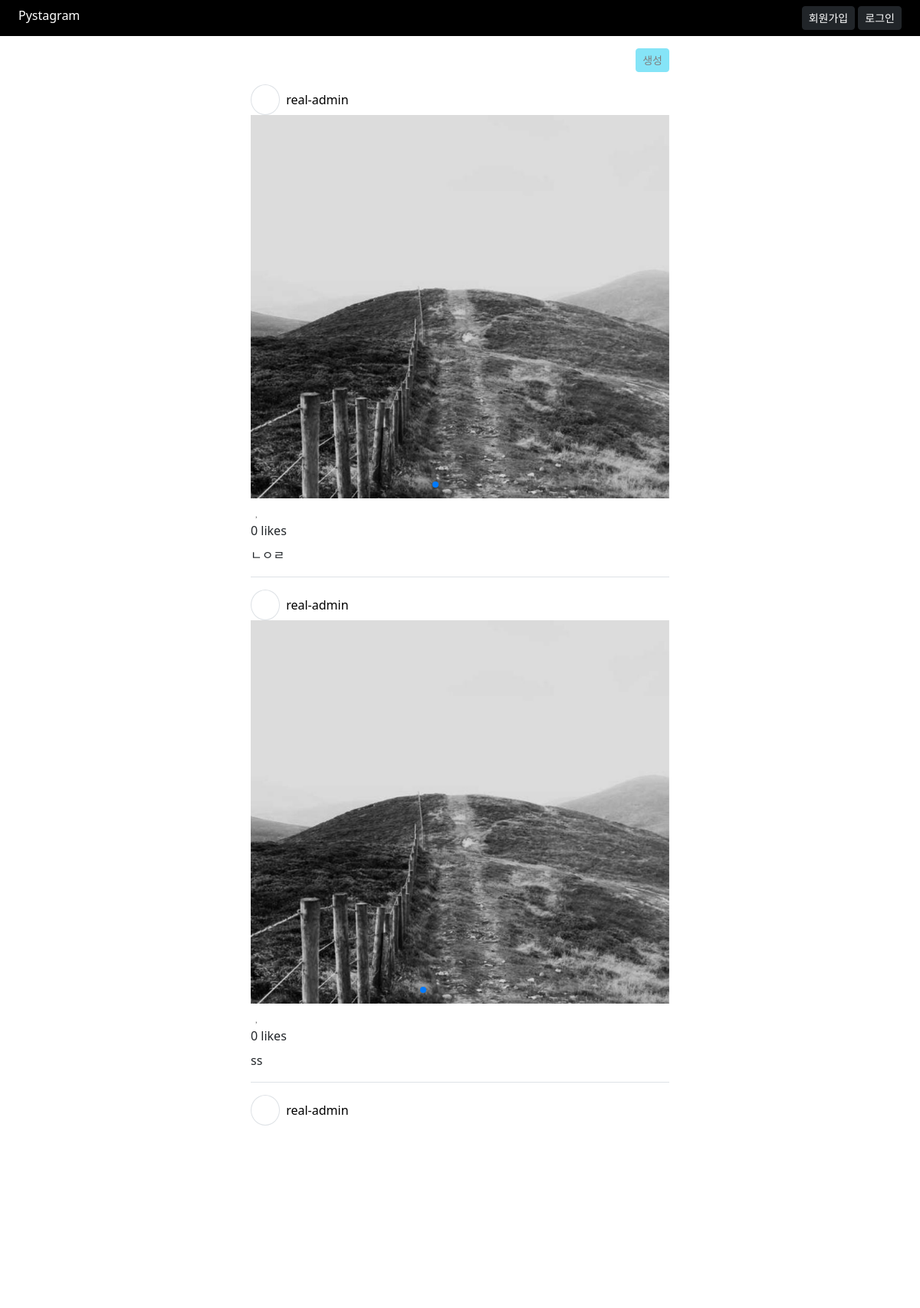
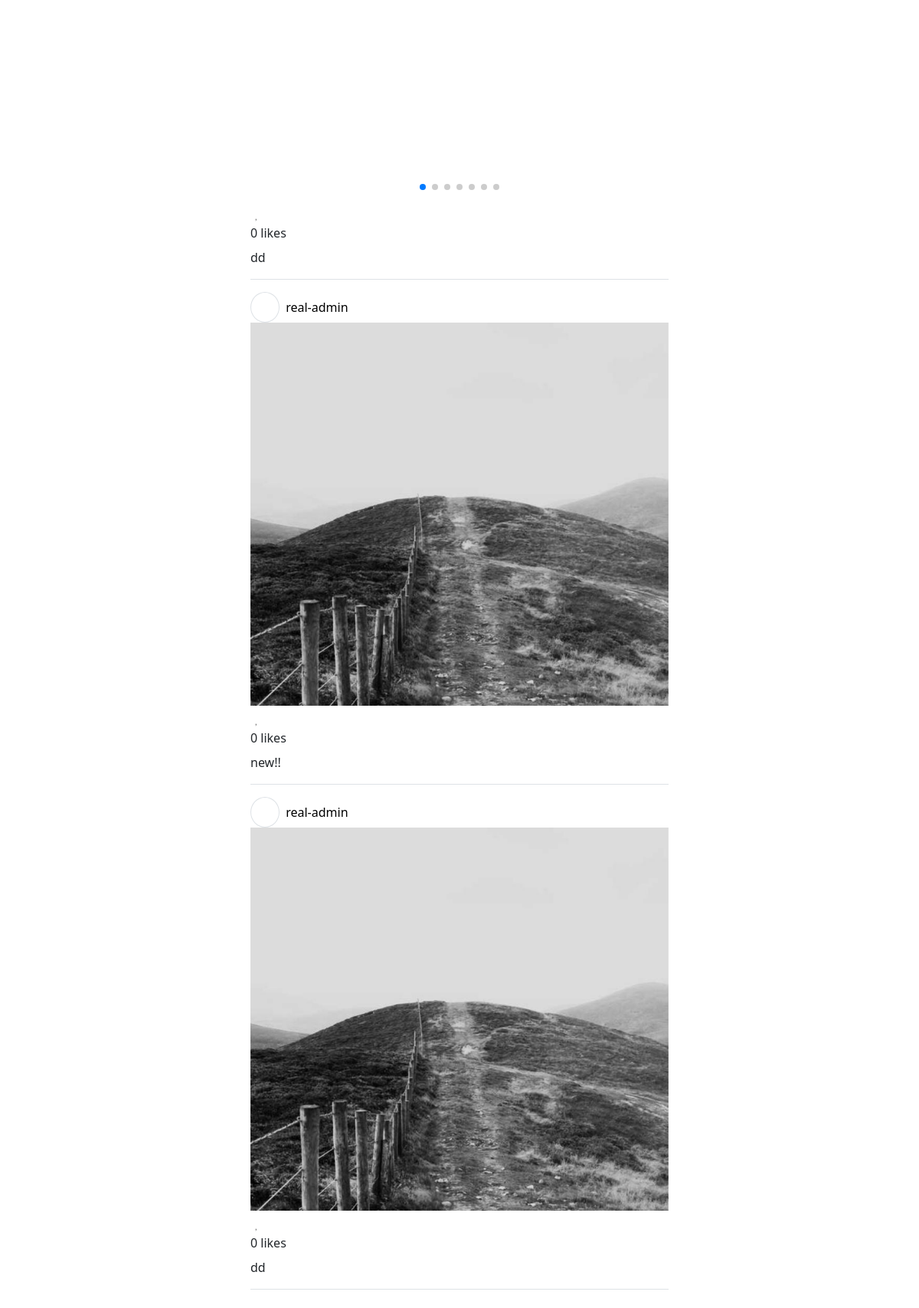
The app's page /, older data (2 pictures, top to bottom).
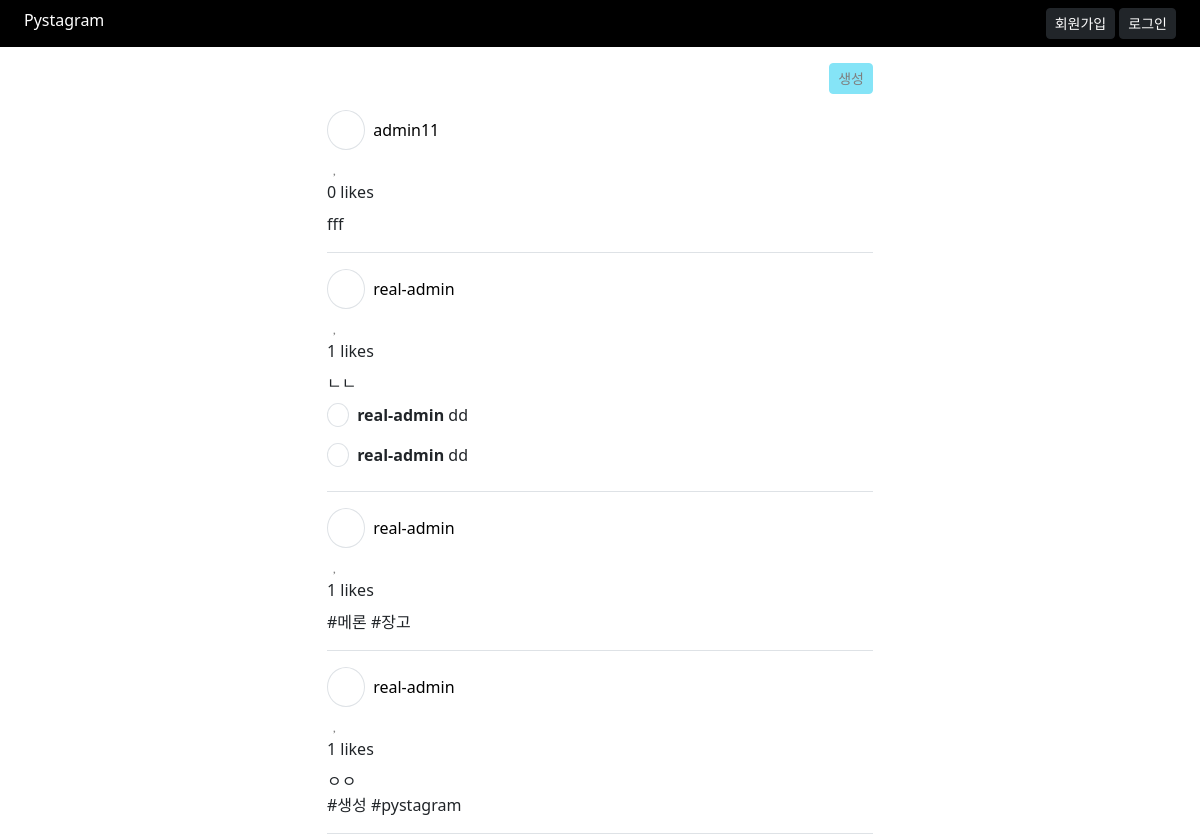
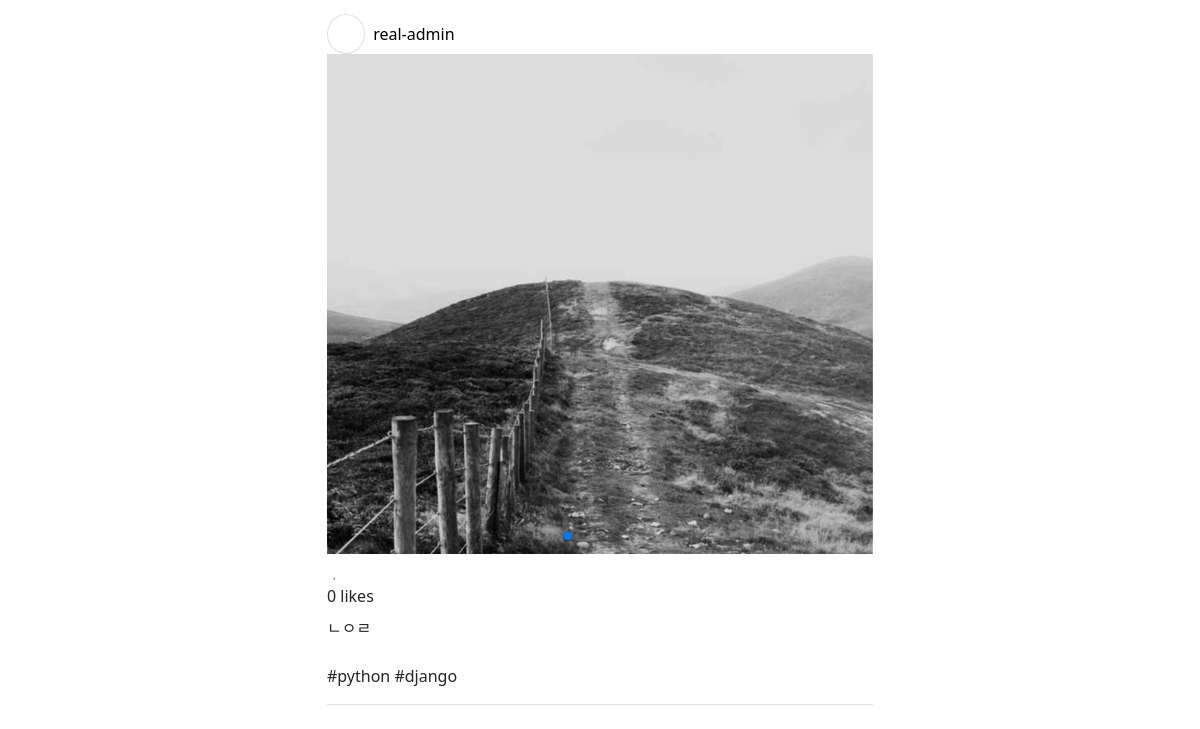
The same page, newer data (2 pictures, top to bottom).
### post/models.py (models this page shows, shortened)
class Post(TimestampModel):  # utils/models.py 에서 상속 받은 모델
    content = models.TextField('본문')
    user = models.ForeignKey(User, on_delete=models.CASCADE)  # 외례키 설정, 유저 삭제시 같이 삭제
    class Meta:
        verbose_name = '포스트'
        verbose_name_plural = '포스트 목록'

class PostImage(TimestampModel):
    post = models.ForeignKey(Post, on_delete=models.CASCADE, related_name='images')  # related_name='postimage_set'이 기본값
    image = models.ImageField('이미지', upload_to='post/%Y/%m/%d')  # 이미지 경로가 post/년/월/일
    class Meta:
        verbose_name = '이미지'
        verbose_name_plural = '이미지 목록'

class Comment(TimestampModel):
    post = models.ForeignKey(Post, related_name='comments', on_delete=models.CASCADE)
    content = models.CharField('내용', max_length=255)
    user = models.ForeignKey(User, on_delete=models.CASCADE)

### member/models.py (models this page shows, shortened)
class User(AbstractBaseUser):  # 기본 기능은 상속받아서 사용
    email = models.EmailField(
        verbose_name='email',
        unique = True
    )
    is_active = models.BooleanField(default = False) # 기본적으로 비활성화 시켜놓고 확인 후 활성화
    is_admin = models.BooleanField(default = False)  # admin 기능
    nickname = models.CharField('nickname', max_length=20, unique=True)
    following = models.ManyToManyField(
        'self', symmetrical=False, related_name='followers',
        through='UserFollowing', through_fields=('from_user', 'to_user')
    )  # 'self' User가 User를 받을 수 없어서 self사용
    objects = UserManager()  # 메니져는 UserManager()
    USERNAME_FIELD = 'email'  # 기본 유저네임(아이디)를 email로 지정
    EMAIL_FIELD = 'email'
    REQUIRED_FIELDS = []
    class Meta:
        verbose_name = '유저'
        verbose_name_plural = f'{verbose_name} 목록'
    def __str__(self):
        return self.nickname

### post/views.py (the view)
# urls.py: path('', post_views.PostListView.as_view(), name='main'),
class PostListView(ListView):
    queryset = Post.objects.all().select_related('user').prefetch_related('images', 'comments', 'likes')
    template_name = 'post/list.html'
    paginate_by = 5
    ordering = ('-created_at',)
    def get_context_data(self, *args, **kwargs):
        data = super().get_context_data(*args, **kwargs)
        data['comment_form'] = CommentForm()
        return data

### post/templatetags/custom_tag.py (called while the page is built)
@register.simple_tag()
def add_like_class(user, likes):
    for like_obj in likes:
        if like_obj.user == user:
            return ' text-danger'
    return ''

### templates/post/list.html (shortened to what this page needs)
{% extends 'base.html' %}
{% load static %}
{% load custom_tag %}
{% block style %}
    <link rel="stylesheet" href="https://cdn.jsdelivr.net/npm/swiper@11/swiper-bundle.min.css"/>
{% endblock %}
{% block content %}
    <div class="row">
        <div class="text-end col-10 offset-1 col-lg-6 offset-lg-3 opacity-50">
            <a class="btn btn-sm btn-info" href="{% url 'create' %}">생성</a>
        </div>
        <div class="col-10 offset-1 col-lg-6 offset-lg-3 infinite-container">
            {% for post in object_list %}
                <div class="border-bottom my-4 pb-2 infinite-item">
                    <div class="mb-2">
                        <span class="p-2 border rounded-circle me-2">
                            <i class="fa-solid fa-user" style="width: 16px; padding-left: 3px;"></i>
                        </span>
                        <a href="{% url 'profile:detail' post.user.nickname %}" class="text-decoration-none text-black">
                            {{ post.user.nickname }}
                        </a>
                    </div>
                    <div class="swiper" style="max-height: 500px;">
                        <div class="border-1 swiper-wrapper">
                        {% for post_image in post.images.all %}
                            <div class="swiper-slide">
                                <img class="img-fluid post-image" src="{{ post_image.image.url }}" alt="">
                            </div>
                        {% endfor %}
                        </div>
                        <div class="swiper-pagination"></div>
                    </div>
                    <div class="mt-1">
                        <button class="border-0 bg-transparent rounded-3 like-btn{% add_like_class request.user post.likes.all %}" data-post_pk="{{ post.pk }}">
                            <i class="fa-regular fa-heart"></i>
                        </button>
                        <button class="border-0 bg-transparent rounded-3 add-comment">
                            <i class="fa-regular fa-comment"></i>
                        </button>
                        <div>
                            {{ post.likes.count }} likes
                        </div>
                        <div class="my-2">
                        {{ post.content | linebreaksbr }}
                        </div>
                    </div>
                    <div class="mt-2">
                        {% for comment in post.comments.all %}
                            <p>
                                <span class="px-1 py-0 border rounded-circle me-2">
                                    <i class="fa-solid fa-user fa-xs" style="width:8px; padding-left: 1px;"></i>
                                </span>
                                <strong>{{ comment.user }}</strong> {{ comment.content | linebreaksbr }}
                            </p>
                        {% endfor %}
                    </div>
                </div>
            {% endfor %}
        </div>
    </div>
{% endblock %}

Row changes from the older to the newer data that the page shows:
no longer on this page (row unchanged): Post: user.nickname "real-admin", likes.count "0", content "ss"
no longer on this page (row unchanged): PostImage: image (picture), shown under "real-admin"
no longer on this page (row unchanged): Post: user.nickname "real-admin", likes.count "0", content "dd"
no longer on this page (row unchanged): Post: user.nickname "real-admin", likes.count "0", content "new!!"
no longer on this page (row unchanged): PostImage: image (picture), shown under "real-admin"
no longer on this page (row unchanged): Post: user.nickname "real-admin", likes.count "0", content "dd"
no longer on this page (row unchanged): PostImage: image (picture), shown under "real-admin"
added Post: user.nickname "admin11", likes.count "0", content "fff"
added Post: user.nickname "real-admin", likes.count "1", content "ㄴㄴ"
added Comment: user "real-admin", content "dd"
added Comment: user "real-admin", content "dd"
added Post: user.nickname "real-admin", likes.count "1", content "#메론 #장고"
added Post: user.nickname "real-admin", likes.count "1", content "ㅇㅇ #생성 #pystagram"
changed Post: content "ㄴㅇㄹ" → "ㄴㅇㄹ #python #django"
